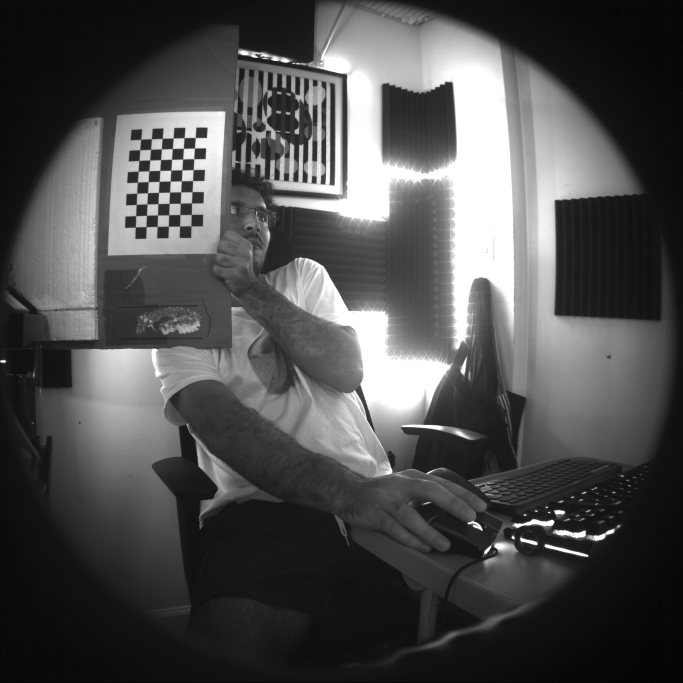
#> input picture images/image.png, 2048 x 2048 px (shown at 1/3 size); its folder holds 5 pictures in this run
$ python cameraCalibration.py
#> lines starting #> are read from the running program, lines starting #| are printed output that depends on the picture
import numpy as np
import cv2 as cv
import glob


################ FIND CHESSBOARD CORNERS - OBJECT POINTS AND IMAGE POINTS #############################

chessboardSize = (6,9)
frameSize = (2048,2048)


# termination criteria
criteria = (cv.TERM_CRITERIA_EPS + cv.TERM_CRITERIA_MAX_ITER, 30, 0.001)


# prepare object points, like (0,0,0), (1,0,0), (2,0,0) ....,(6,5,0)
objp = np.zeros((chessboardSize[0] * chessboardSize[1], 3), np.float32)
objp[:,:2] = np.mgrid[0:chessboardSize[0],0:chessboardSize[1]].T.reshape(-1,2)

size_of_chessboard_squares_mm = 20
objp = objp * size_of_chessboard_squares_mm


# Arrays to store object points and image points from all the images.
objpoints = [] # 3d point in real world space
imgpoints = [] # 2d points in image plane.


images = glob.glob('images/image*.png')

for image in images:

    img = cv.imread(image)
#> img is the input picture: shape (2048, 2048, 3); min 0, max 255, mean 79.1
    gray = cv.cvtColor(img, cv.COLOR_BGR2GRAY)

    # Find the chess board corners
    ret, corners = cv.findChessboardCorners(gray, chessboardSize, None)
#> ret = True; corners = 54 rows, first 8: [423.3, 419.1], [455.5, 417.6], [487.6, 416.5], [520.5, 415.3], [553.3, 414.3], [586.7, 413.7], [420.7, 450.6], [452.6, 449.3]

    # If found, add object points, image points (after refining them)
    if ret == True:

        objpoints.append(objp)
        corners2 = cv.cornerSubPix(gray, corners, (11,11), (-1,-1), criteria)
#> corners2 = 54 rows, first 8: [423.3, 418.8], [455.4, 417.5], [487.7, 416.1], [520.4, 415.1], [553.3, 414.1], [586.6, 413.6], [420.5, 450.4], [452.8, 448.9]
        imgpoints.append(corners)

        # Draw and display the corners
        cv.drawChessboardCorners(img, chessboardSize, corners2, ret)
        cv.imshow('img', img)
        cv.waitKey(1000)


cv.destroyAllWindows()


############## CALIBRATION #######################################################

ret, cameraMatrix, dist, rvecs, tvecs = cv.calibrateCamera(objpoints, imgpoints, frameSize, None, None)

print("Camera Calibrated:", ret)
print("\n Camera matrix \n", cameraMatrix)
print("\nDistortion Parameters\n",dist)
print("\nRotation Vectors\n",rvecs)
print("\nTranslation Vectors\n",tvecs)


############## UNDISTORTION #####################################################

img = cv.imread('images/image.png')
h,  w = img.shape[:2]
#> h = 2048; w = 2048
newCameraMatrix, roi = cv.getOptimalNewCameraMatrix(cameraMatrix, dist, (w,h), 1, (w,h))


# Undistort
dst = cv.undistort(img, cameraMatrix, dist, None, newCameraMatrix)
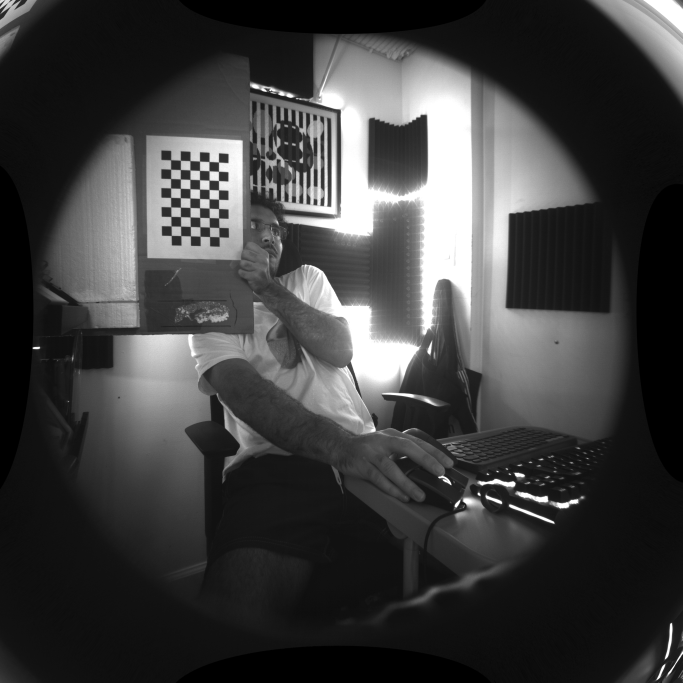
#> dst: shape (2048, 2048, 3) (shown at 1/3 size); min 0, max 255, mean 63.3

# crop the image
x, y, w, h = roi
dst = dst[y:y+h, x:x+w]
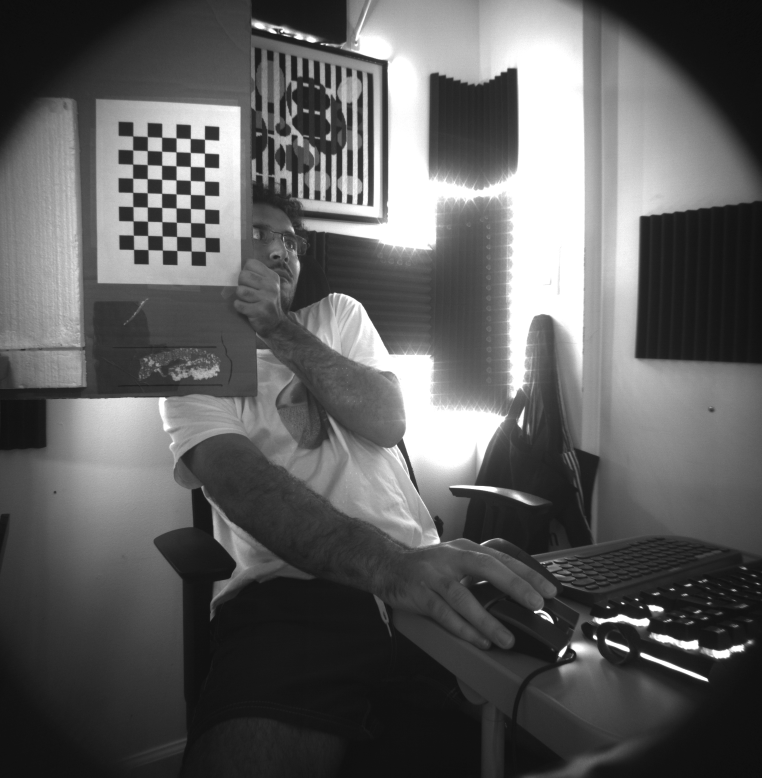
#> dst: shape (1555, 1524, 3) (shown at 1/2 size); min 5, max 255, mean 94.6
cv.imwrite('caliResult1.png', dst)


# Undistort with Remapping
mapx, mapy = cv.initUndistortRectifyMap(cameraMatrix, dist, None, newCameraMatrix, (w,h), 5)
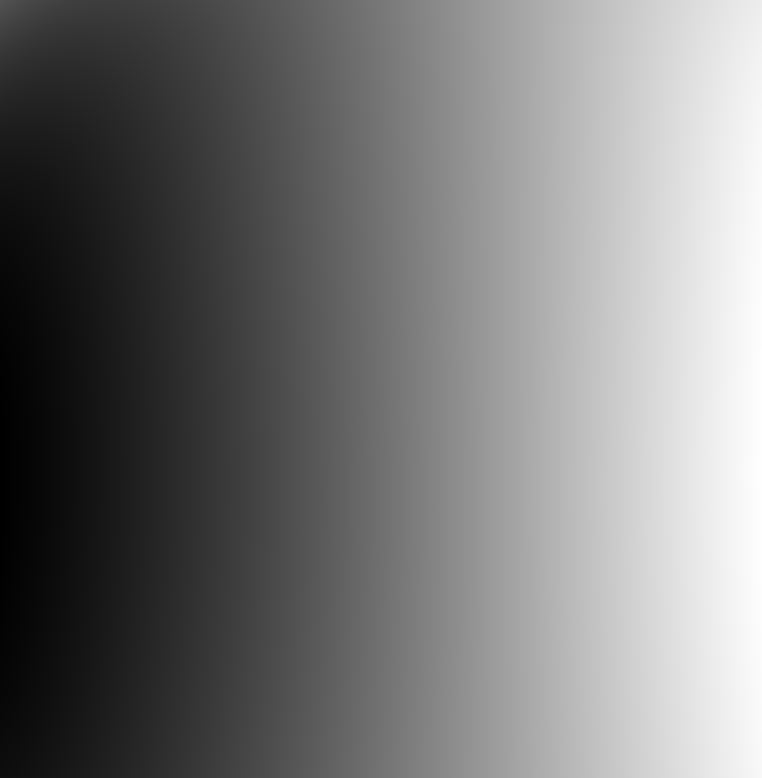
#> mapx: shape (1555, 1524) float32 (shown at 1/2 size); min -67.56, max 1669.7, mean 750.9; drawn with min black and max white
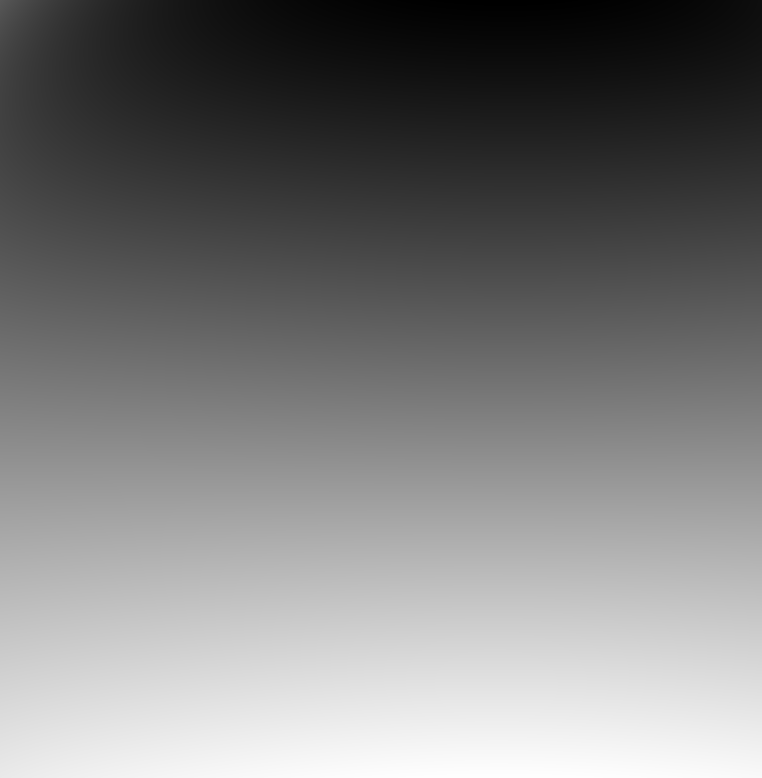
#> mapy: shape (1555, 1524) float32 (shown at 1/2 size); min -73.24, max 1715.8, mean 790.9; drawn with min black and max white
dst = cv.remap(img, mapx, mapy, cv.INTER_LINEAR)
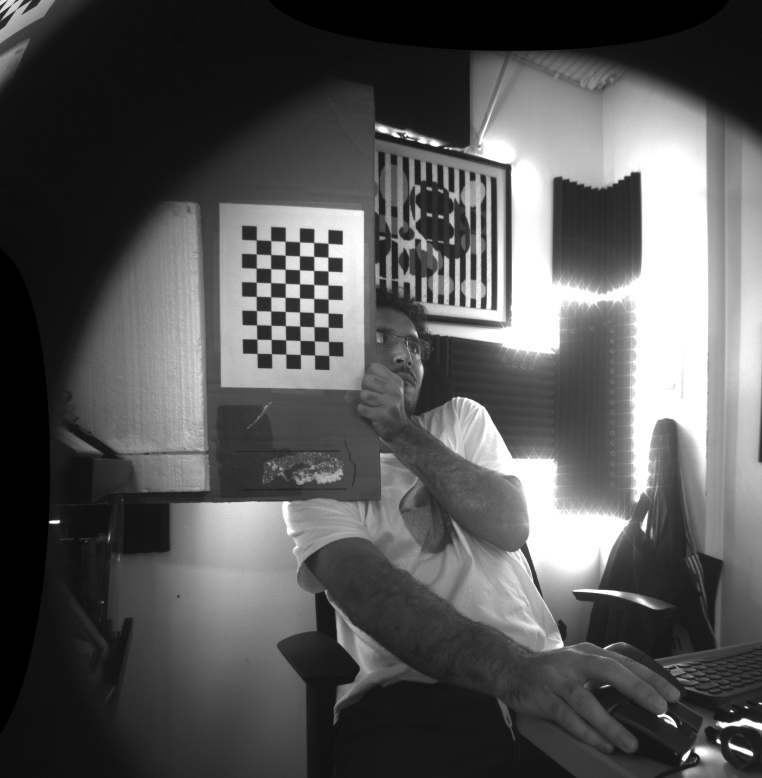
#> dst: shape (1555, 1524, 3) (shown at 1/2 size); min 0, max 255, mean 87.1

# crop the image
x, y, w, h = roi
dst = dst[y:y+h, x:x+w]
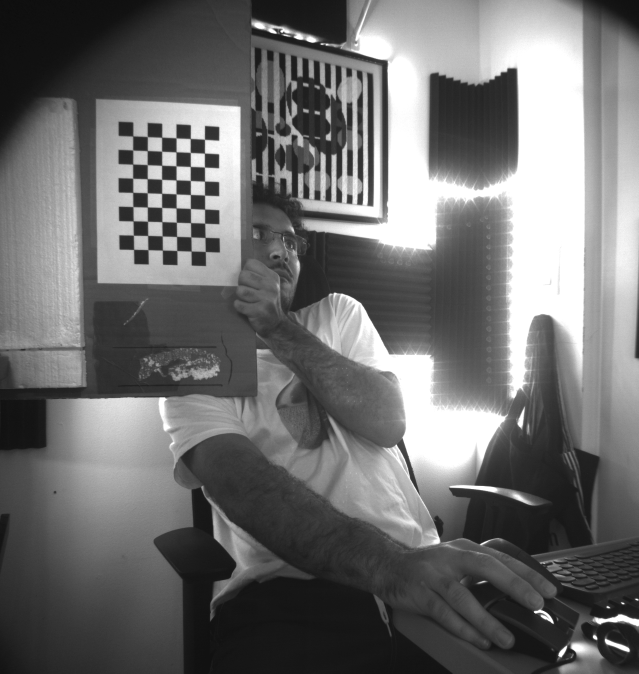
#> dst: shape (1347, 1277, 3) (shown at 1/2 size); min 7, max 255, mean 110.7
cv.imwrite('caliResult2.png', dst)


# Reprojection Error
mean_error = 0

for i in range(len(objpoints)):
    imgpoints2, _ = cv.projectPoints(objpoints[i], rvecs[i], tvecs[i], cameraMatrix, dist)
    error = cv.norm(imgpoints[i], imgpoints2, cv.NORM_L2)/len(imgpoints2)
    mean_error += error

print( "total error: {}".format(mean_error/len(objpoints)) )
